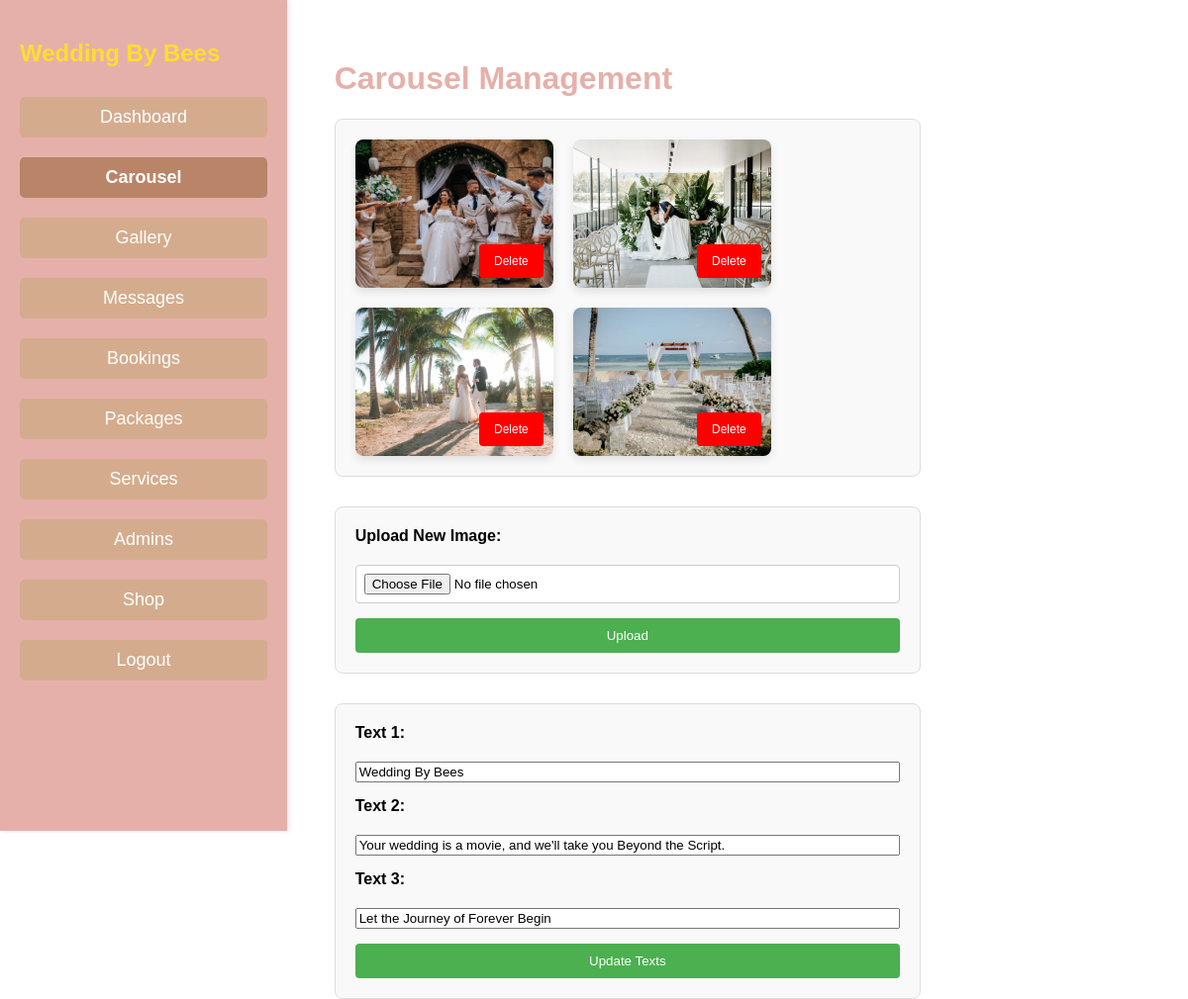
The app's page /admin/carousel.php (signed in) with its own data.
### tables this page shows
CREATE TABLE `carousel` (
  `id` int(11) NOT NULL,
  `image` varchar(100) NOT NULL
);

CREATE TABLE `carousel_text` (
  `id` int(11) NOT NULL,
  `text1` varchar(100) NOT NULL,
  `text2` varchar(100) NOT NULL,
  `text3` varchar(100) NOT NULL
);

### admin/carousel.php (the view, shortened to what this page needs)
<?php
include '../inc/links.php';
$sql = "SELECT * FROM carousel";
$result = $conn->query($sql);
?>
<!DOCTYPE html>
<html lang="en">
<head>
    <link rel="stylesheet" href="../css/dashboard.css">
</head>
<body>
<div class="dashboard-container">
    <?php include 'header.php'; ?>
    <div class="main-content">
        <h1>Carousel Management</h1>
        <div class="carousel-wrapper">
            <?php while($row = $result->fetch_assoc()) { ?>
                <div class="carousel-image">
                    <img src="../images/carousel/<?php echo $row['image']; ?>" alt="Carousel Image" />
                    <form style="background-color: transparent; border-color: transparent;" action="carousel.php" method="post" onsubmit="return confirm('Are you sure you want to delete this image?');">
                        <button type="submit" style="background-color:red;" class="delete">Delete</button>
                    </form>
                </div>
            <?php } ?>
        </div>
        <form action="carousel.php" method="POST" enctype="multipart/form-data">
            <label for="new_image">Upload New Image:</label>
            <input type="file" name="new_image" id="new_image" required>
            <button type="submit" name="submit">Upload</button>
        </form>
        <?php
$sql = "SELECT * FROM carousel_text LIMIT 1";
$result = $conn->query($sql);
$texts = $result->fetch_assoc();
?>
        <form action="carousel.php" method="POST">
            <label for="text1">Text 1:</label>
            <input type="text" id="text1" name="text1" value="<?php echo $texts['text1']; ?>" required>
            <label for="text2">Text 2:</label>
            <input type="text" id="text2" name="text2" value="<?php echo $texts['text2']; ?>" required>
            <label for="text3">Text 3:</label>
            <input type="text" id="text3" name="text3" value="<?php echo $texts['text3']; ?>" required>
            <button type="submit" name="update">Update Texts</button>
        </form>
    </div>
</div>
</body>
</html>

### css/header.css (style rules this page uses)
body { font-family: Arial, sans-serif; background-color: transparent; margin: 0; padding: 0; display: flex; background-attachment: fixed; border-color: transparent; }
.dashboard-container { display: flex; width: 100%; height: 100vh; }
.main-content { flex-grow: 1; padding: 40px; background-color: #fff; }
.main-content h1 { color: #e6b0aa; }
.main-content { flex-grow: 1; padding: 40px; background-color: #fff; margin-left: 250px; }

### css/dashboard.css (style rules this page uses)
.dashboard-container { padding: 20px; width: calc(100% - 250px); }
.carousel-wrapper { display: flex; flex-wrap: wrap; gap: 20px; margin-top: 20px; padding: 20px; background-color: #f9f9f9; border: 1px solid #ddd; border-radius: 8px; }
.carousel-image { position: relative; width: 200px; height: 150px; }
.carousel-image img { width: 100%; height: 100%; object-fit: cover; border-radius: 8px; box-shadow: 0 4px 8px rgba(0, 0, 0, 0.1); }
.delete { position: absolute; bottom: 10px; right: 10px; background-color: #e74c3c; color: white; border: none; padding: 5px 10px; border-radius: 4px; cursor: pointer; font-size: 12px; transition: background-color 0.3s ease; }
form { margin-top: 30px; padding: 20px; background-color: #f9f9f9; border: 1px solid #ddd; border-radius: 8px; display: flex; flex-direction: column; gap: 15px; }
label { font-weight: bold; margin-bottom: 5px; }
input[type="file"] { padding: 8px; border-radius: 4px; border: 1px solid #ccc; background-color: #fff; }
button[type="submit"] { padding: 10px 15px; border: none; background-color: #4caf50; color: white; border-radius: 4px; cursor: pointer; transition: background-color 0.3s ease; }
body { margin: 0; font-family: Arial, sans-serif; }
.main-content { padding-top: 20px; }

### records on screen
carousel: image (picture)
carousel: image (picture)
carousel: image (picture)
carousel: image (picture)
carousel_text: text1 "Wedding By Bees", text2 "Your wedding is a movie, and we'll take you Beyond the Script.", text3 "Let the Journey of Forever Begin"
